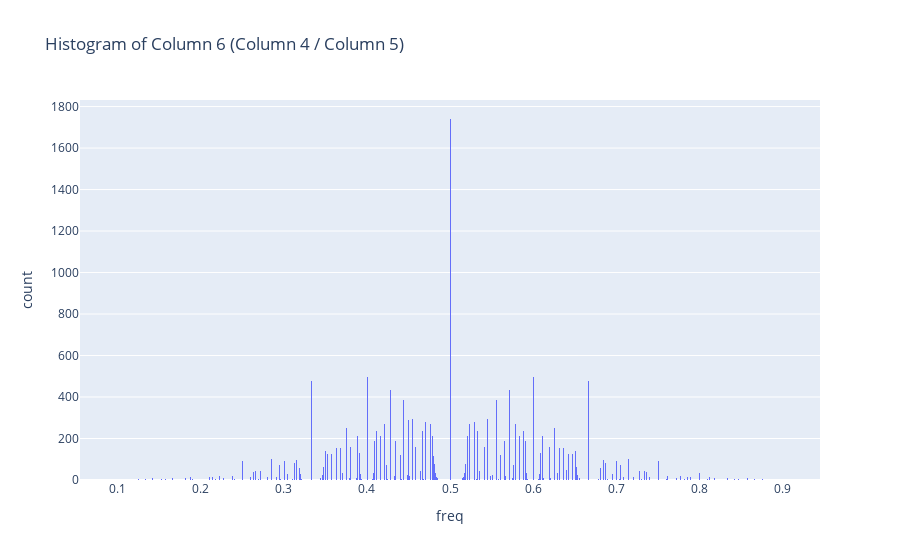

Notebook cell for this chart:
### Markdown cell above
# Graph results

Graph runs, first a run with parameters:  
- python ../../snp_freq_sim.py --n_snps 10000 --p 2 --f 0 --lam 20 > test_01_p2_f0_10000.tsv

### Code cell
import pandas as pd
import plotly.express as px

data_01 = pd.read_csv("tests/test_01_p2_f0_10000.tsv", names = ["snp_id","snp_number","base","base_count","total_site_depth"], sep = "\t")
data_01["freq"] = data_01["base_count"] / data_01["total_site_depth"]

px.histogram(data_01, x="freq", nbins=1000,
                         title='Histogram of Column 6 (Column 4 / Column 5)',
                         labels={'column6': 'Column 6 Value (Column 4 / Column 5)'})

### Figure 1 — Plotly figure (JSON) as saved in the notebook; plotly's stock layout.template omitted (floating-point values rounded to 4 significant figures; data arrays with more than 128 entries replaced by an {"elided": "..."} marker saying what was removed)
{"data": [{"alignmentgroup": "True", "bingroup": "x", "hovertemplate": "freq=%{x}<br>count=%{y}<extra></extra>", "legendgroup": "", "marker": {"color": "#636efa", "pattern": {"shape": ""}}, "name": "", "nbinsx": 1000, "offsetgroup": "", "orientation": "v", "showlegend": false, "type": "histogram", "x": {"elided": "20000 float values"}, "xaxis": "x", "yaxis": "y"}], "layout": {"barmode": "relative", "legend": {"tracegroupgap": 0}, "title": {"text": "Histogram of Column 6 (Column 4 / Column 5)"}, "xaxis": {"anchor": "y", "domain": [0, 1], "title": {"text": "freq"}}, "yaxis": {"anchor": "x", "domain": [0, 1], "title": {"text": "count"}}}}
